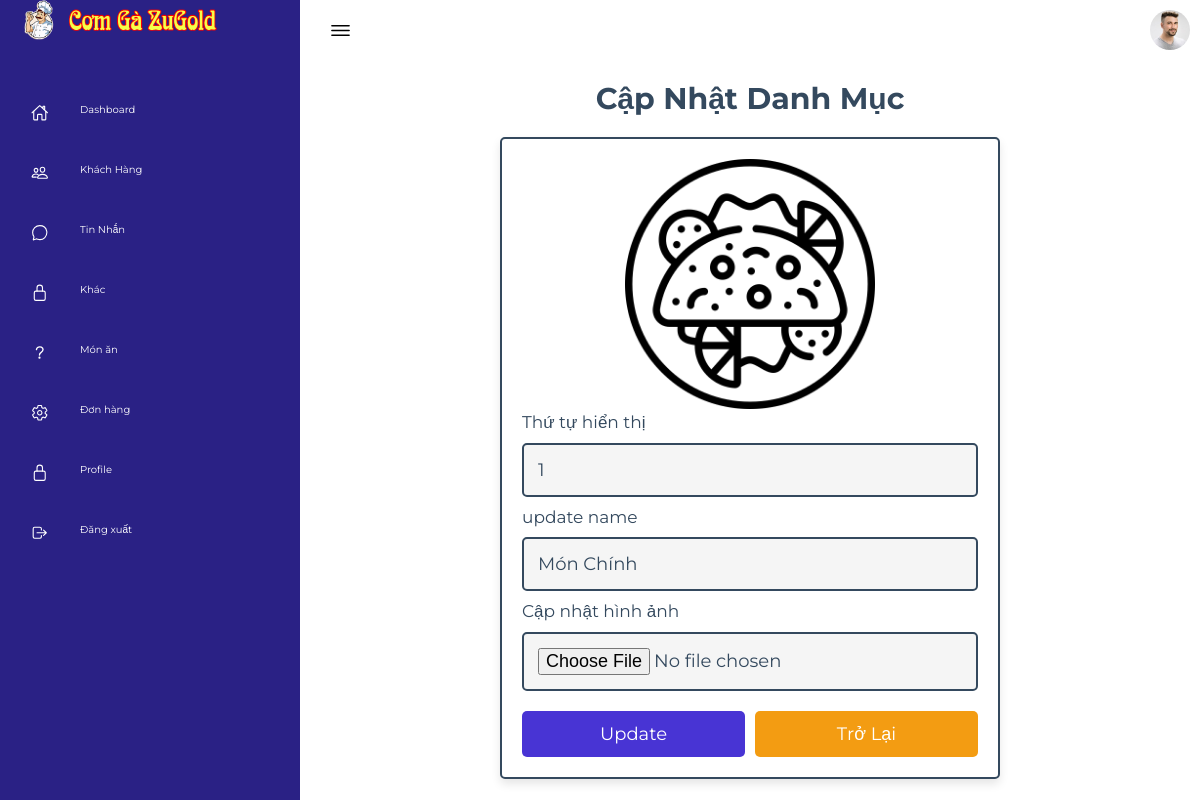
Page /haha/admin-update-danhmuc.php?update=1 (signed in) on the committed database.
### tables this page shows
CREATE TABLE `category` (
  `iddanhmuc` int(11) NOT NULL,
  `namedanhmuc` varchar(30) NOT NULL,
  `image` varchar(100) NOT NULL
);

### haha/admin-update-danhmuc.php (the view, shortened to what this page needs)
<!DOCTYPE html>
<html lang="en">
<head>
    <link rel="stylesheet" href="assets/css/style.css">
    <link rel="stylesheet" href="../css/admin_style.css">
</head>
<body>
    <?php include 'lk/menu.php'; ?>
        <div class="main">
            <div class="topbar">
                <div class="toggle">
                    <ion-icon name="menu-outline"></ion-icon>
                </div>
                <div class="user">
                    <img src="assets/imgs/customer01.jpg" alt="">
                </div>
            </div>
            <section class="update-product">
   <h1 class="heading">Cập nhật Danh Mục</h1>
   <?php
      $update_id = $_GET['update'];
      $show_category = $conn->prepare("SELECT * FROM `category` WHERE iddanhmuc = ?");
      $show_category->execute([$update_id]);
      if($show_category->rowCount() > 0){
         while($fetch_category = $show_category->fetch(PDO::FETCH_ASSOC)){
   ?>
   <form action="" method="POST" enctype="multipart/form-data">
      <img src="../category_img/<?= $fetch_category['image']; ?>" alt="">
      <span>Thứ tự hiển thị</span>
      <input type="number" required placeholder="ví dụ 1-2-3-4" name="xid" maxlength="100" class="box" value="<?= $fetch_category['iddanhmuc']; ?>">
      <span>update name</span>
      <input type="text" required placeholder="enter product name" name="name" maxlength="100" class="box" value="<?= $fetch_category['namedanhmuc']; ?>">
      <span>Cập nhật hình ảnh</span>
      <input type="file" name="image" class="box" accept="image/jpg, image/jpeg, image/png, image/webp">
      <div class="flex-btn">
         <input type="submit" value="update" class="btn" name="update">
         <a href="admin-danhmuc.php" class="option-btn">Trở lại</a>
      </div>
   </form>
   <?php
         }
      }else{
         echo '<p class="empty">chưa có danh mục nào được thêm vào!</p>';
      }
   ?>
</section>
        </div>
    </div>
</body>
</html>

### haha/assets/css/style.css (style rules this page uses)
* { font-family: "Ubuntu", sans-serif; margin: 0; padding: 0; box-sizing: border-box; }
:root { --blue: #2a2185; --white: #fff; --gray: #f5f5f5; --black1: #222; --black2: #999; }
body { min-height: 100vh; overflow-x: hidden; }
.main { position: absolute; width: calc(100% - 300px); left: 300px; min-height: 100vh; background: var(--white); transition: 0.5s; }
.topbar { width: 100%; height: 60px; display: flex; justify-content: space-between; align-items: center; padding: 0 10px; }
.toggle { position: relative; width: 60px; height: 60px; display: flex; justify-content: center; align-items: center; font-size: 2.5rem; cursor: pointer; }
.user { position: relative; width: 40px; height: 40px; border-radius: 50%; overflow: hidden; cursor: pointer; }
.user img { position: absolute; top: 0; left: 0; width: 100%; height: 100%; object-fit: cover; }

### css/admin_style.css (style rules this page uses)
:root { --main-color:#4834d4; --red:#e74c3c; --orange:#f39c12; --black:#34495e; --white:#fff; --light-bg:#f5f5f5; --light-color:#999; --border:.2rem solid var(--black); --box-shadow:0 .5rem 1rem rgba(0,0,0,.1); }
* { font-family: 'Montserrat', sans-serif; margin:0; padding:0; box-sizing: border-box; text-decoration: none; outline: none; border:none; }
html { font-size: 62.5%; overflow-x: hidden; }
body { background-color: var(--light-bg); }
section { max-width: 1200px; margin:0 auto; padding:2rem; }
.btn, .delete-btn, .option-btn { display: block; margin-top: 1rem; border-radius: .5rem; cursor: pointer; width: 100%; font-size: 1.8rem; color:var(--white); padding:1.2rem 3rem; text-transform: capitalize; text-align: center; }
.btn { background-color: var(--main-color); }
.option-btn { background-color: var(--orange); }
.flex-btn { display: flex; gap:1rem; }
.heading { text-align: center; margin-bottom: 2rem; text-transform: capitalize; color:var(--black); font-size: 3rem; }
.update-product form { margin:0 auto; max-width: 50rem; background-color: var(--white); border-radius: .5rem; box-shadow: var(--box-shadow); border:var(--border); padding:2rem; }
.update-product form img { height: 25rem; width: 100%; object-fit: contain; }
.update-product form .box { background-color: var(--light-bg); border:var(--border); width: 100%; padding:1.4rem; font-size: 1.8rem; color:var(--black); border-radius: .5rem; margin: 1rem 0; }
.update-product form span { font-size: 1.7rem; color:var(--black); }

### rows in the picture
category: image (picture), xid "1", name "Món Chính"
